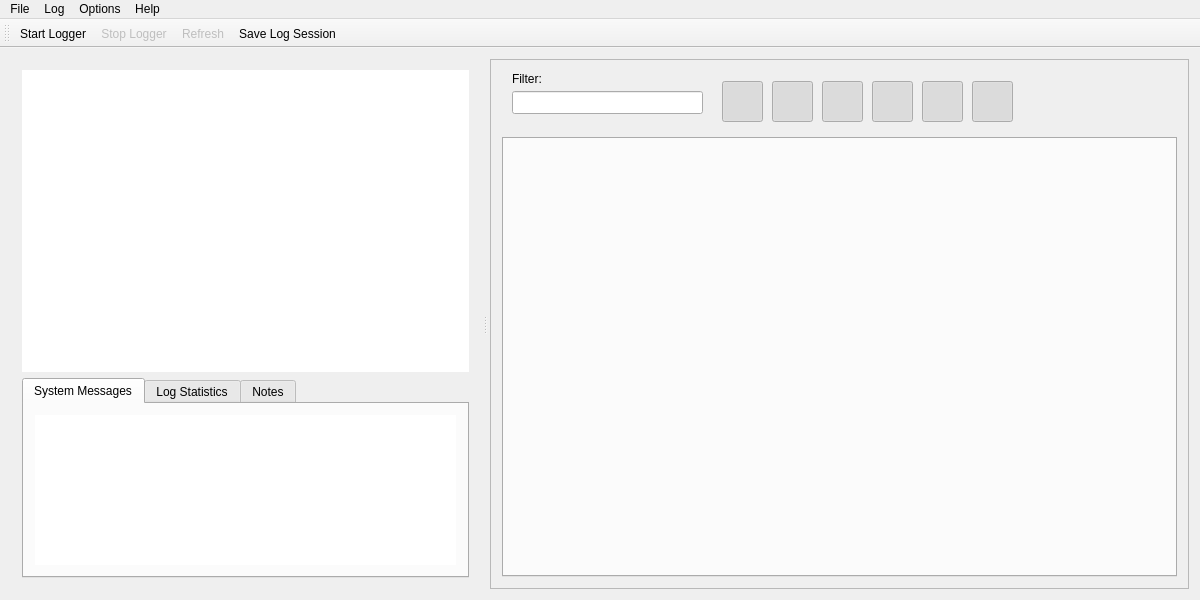
<?xml version="1.0" encoding="UTF-8"?>
<ui version="4.0">
 <class>MainWindow</class>
 <widget class="QMainWindow" name="MainWindow">
  <property name="geometry">
   <rect>
    <x>0</x>
    <y>0</y>
    <width>1200</width>
    <height>600</height>
   </rect>
  </property>
  <property name="sizePolicy">
   <sizepolicy hsizetype="Maximum" vsizetype="Preferred">
    <horstretch>0</horstretch>
    <verstretch>0</verstretch>
   </sizepolicy>
  </property>
  <property name="windowTitle">
   <string>QtYarprun Logger</string>
  </property>
  <property name="windowIcon">
   <iconset resource="res.qrc">
    <normaloff>:/logo.svg</normaloff>:/logo.svg</iconset>
  </property>
  <widget class="QWidget" name="centralWidget">
   <layout class="QVBoxLayout" name="verticalLayout_4">
    <item>
     <widget class="QSplitter" name="splitter">
      <property name="sizePolicy">
       <sizepolicy hsizetype="Preferred" vsizetype="Preferred">
        <horstretch>1</horstretch>
        <verstretch>0</verstretch>
       </sizepolicy>
      </property>
      <property name="minimumSize">
       <size>
        <width>0</width>
        <height>0</height>
       </size>
      </property>
      <property name="frameShape">
       <enum>QFrame::NoFrame</enum>
      </property>
      <property name="midLineWidth">
       <number>0</number>
      </property>
      <property name="orientation">
       <enum>Qt::Horizontal</enum>
      </property>
      <property name="handleWidth">
       <number>10</number>
      </property>
      <widget class="QFrame" name="left_frame">
       <property name="sizePolicy">
        <sizepolicy hsizetype="MinimumExpanding" vsizetype="Preferred">
         <horstretch>1</horstretch>
         <verstretch>0</verstretch>
        </sizepolicy>
       </property>
       <property name="minimumSize">
        <size>
         <width>0</width>
         <height>0</height>
        </size>
       </property>
       <property name="frameShape">
        <enum>QFrame::NoFrame</enum>
       </property>
       <property name="frameShadow">
        <enum>QFrame::Sunken</enum>
       </property>
       <property name="lineWidth">
        <number>0</number>
       </property>
       <layout class="QVBoxLayout" name="verticalLayout">
        <item>
         <widget class="QTreeView" name="yarprunTreeView">
          <property name="sizePolicy">
           <sizepolicy hsizetype="Expanding" vsizetype="Expanding">
            <horstretch>5</horstretch>
            <verstretch>5</verstretch>
           </sizepolicy>
          </property>
          <property name="contextMenuPolicy">
           <enum>Qt::CustomContextMenu</enum>
          </property>
          <property name="frameShape">
           <enum>QFrame::NoFrame</enum>
          </property>
          <property name="lineWidth">
           <number>0</number>
          </property>
          <property name="editTriggers">
           <set>QAbstractItemView::NoEditTriggers</set>
          </property>
          <property name="rootIsDecorated">
           <bool>false</bool>
          </property>
          <property name="sortingEnabled">
           <bool>true</bool>
          </property>
          <attribute name="headerVisible">
           <bool>true</bool>
          </attribute>
         </widget>
        </item>
        <item>
         <widget class="QFrame" name="frame_2">
          <property name="sizePolicy">
           <sizepolicy hsizetype="Expanding" vsizetype="Minimum">
            <horstretch>0</horstretch>
            <verstretch>1</verstretch>
           </sizepolicy>
          </property>
          <property name="minimumSize">
           <size>
            <width>0</width>
            <height>200</height>
           </size>
          </property>
          <property name="baseSize">
           <size>
            <width>0</width>
            <height>0</height>
           </size>
          </property>
          <property name="frameShape">
           <enum>QFrame::NoFrame</enum>
          </property>
          <property name="frameShadow">
           <enum>QFrame::Raised</enum>
          </property>
          <layout class="QHBoxLayout" name="horizontalLayout">
           <property name="leftMargin">
            <number>0</number>
           </property>
           <property name="topMargin">
            <number>0</number>
           </property>
           <property name="rightMargin">
            <number>0</number>
           </property>
           <property name="bottomMargin">
            <number>0</number>
           </property>
           <item>
            <widget class="QTabWidget" name="tabWidget">
             <property name="minimumSize">
              <size>
               <width>0</width>
               <height>200</height>
              </size>
             </property>
             <property name="currentIndex">
              <number>0</number>
             </property>
             <widget class="QWidget" name="tab">
              <attribute name="title">
               <string>System Messages</string>
              </attribute>
              <layout class="QVBoxLayout" name="verticalLayout_5">
               <item>
                <widget class="MessageWidget" name="system_message">
                 <property name="frameShape">
                  <enum>QFrame::NoFrame</enum>
                 </property>
                 <property name="frameShadow">
                  <enum>QFrame::Plain</enum>
                 </property>
                </widget>
               </item>
              </layout>
             </widget>
             <widget class="QWidget" name="tab_2">
              <attribute name="title">
               <string>Log Statistics</string>
              </attribute>
              <layout class="QVBoxLayout" name="verticalLayout_6">
               <item>
                <widget class="QPlainTextEdit" name="plainTextEdit_2">
                 <property name="frameShape">
                  <enum>QFrame::NoFrame</enum>
                 </property>
                 <property name="frameShadow">
                  <enum>QFrame::Plain</enum>
                 </property>
                </widget>
               </item>
              </layout>
             </widget>
             <widget class="QWidget" name="tab_3">
              <attribute name="title">
               <string>Notes</string>
              </attribute>
              <layout class="QVBoxLayout" name="verticalLayout_2">
               <item>
                <widget class="QPlainTextEdit" name="plainTextEdit">
                 <property name="frameShape">
                  <enum>QFrame::NoFrame</enum>
                 </property>
                 <property name="frameShadow">
                  <enum>QFrame::Plain</enum>
                 </property>
                </widget>
               </item>
              </layout>
             </widget>
            </widget>
           </item>
          </layout>
         </widget>
        </item>
       </layout>
      </widget>
      <widget class="QFrame" name="right_frame">
       <property name="sizePolicy">
        <sizepolicy hsizetype="Maximum" vsizetype="Preferred">
         <horstretch>3</horstretch>
         <verstretch>0</verstretch>
        </sizepolicy>
       </property>
       <property name="minimumSize">
        <size>
         <width>0</width>
         <height>0</height>
        </size>
       </property>
       <property name="frameShape">
        <enum>QFrame::StyledPanel</enum>
       </property>
       <property name="frameShadow">
        <enum>QFrame::Sunken</enum>
       </property>
       <property name="lineWidth">
        <number>1</number>
       </property>
       <layout class="QVBoxLayout" name="verticalLayout_3">
        <item>
         <widget class="QFrame" name="frame">
          <property name="minimumSize">
           <size>
            <width>0</width>
            <height>60</height>
           </size>
          </property>
          <property name="frameShape">
           <enum>QFrame::NoFrame</enum>
          </property>
          <property name="frameShadow">
           <enum>QFrame::Raised</enum>
          </property>
          <widget class="QPushButton" name="DisplayUnformattedEnable">
           <property name="geometry">
            <rect>
             <x>470</x>
             <y>10</y>
             <width>41</width>
             <height>41</height>
            </rect>
           </property>
           <property name="text">
            <string/>
           </property>
           <property name="icon">
            <iconset resource="res.qrc">
             <normaloff>:/images/all_b.png</normaloff>
             <normalon>:/images/all.png</normalon>:/images/all_b.png</iconset>
           </property>
           <property name="iconSize">
            <size>
             <width>32</width>
             <height>32</height>
            </size>
           </property>
           <property name="checkable">
            <bool>true</bool>
           </property>
           <property name="checked">
            <bool>true</bool>
           </property>
           <property name="autoDefault">
            <bool>false</bool>
           </property>
           <property name="default">
            <bool>false</bool>
           </property>
           <property name="flat">
            <bool>false</bool>
           </property>
          </widget>
          <widget class="QPushButton" name="DisplayWarningEnable">
           <property name="geometry">
            <rect>
             <x>270</x>
             <y>10</y>
             <width>41</width>
             <height>41</height>
            </rect>
           </property>
           <property name="text">
            <string/>
           </property>
           <property name="icon">
            <iconset resource="res.qrc">
             <normaloff>:/images/warning_b.png</normaloff>
             <normalon>:/images/warning.png</normalon>:/images/warning_b.png</iconset>
           </property>
           <property name="iconSize">
            <size>
             <width>32</width>
             <height>32</height>
            </size>
           </property>
           <property name="checkable">
            <bool>true</bool>
           </property>
           <property name="checked">
            <bool>true</bool>
           </property>
           <property name="autoDefault">
            <bool>false</bool>
           </property>
           <property name="default">
            <bool>false</bool>
           </property>
           <property name="flat">
            <bool>false</bool>
           </property>
          </widget>
          <widget class="QPushButton" name="DisplayInfoEnable">
           <property name="geometry">
            <rect>
             <x>320</x>
             <y>10</y>
             <width>41</width>
             <height>41</height>
            </rect>
           </property>
           <property name="text">
            <string/>
           </property>
           <property name="icon">
            <iconset resource="res.qrc">
             <normaloff>:/images/info_b.png</normaloff>
             <normalon>:/images/info.png</normalon>:/images/info_b.png</iconset>
           </property>
           <property name="iconSize">
            <size>
             <width>32</width>
             <height>32</height>
            </size>
           </property>
           <property name="checkable">
            <bool>true</bool>
           </property>
           <property name="checked">
            <bool>true</bool>
           </property>
           <property name="autoDefault">
            <bool>false</bool>
           </property>
           <property name="default">
            <bool>false</bool>
           </property>
           <property name="flat">
            <bool>false</bool>
           </property>
          </widget>
          <widget class="QPushButton" name="DisplayDebugEnable">
           <property name="geometry">
            <rect>
             <x>370</x>
             <y>10</y>
             <width>41</width>
             <height>41</height>
            </rect>
           </property>
           <property name="text">
            <string/>
           </property>
           <property name="icon">
            <iconset resource="res.qrc">
             <normaloff>:/images/debug_b.png</normaloff>
             <normalon>:/images/debug.png</normalon>:/images/debug_b.png</iconset>
           </property>
           <property name="iconSize">
            <size>
             <width>32</width>
             <height>32</height>
            </size>
           </property>
           <property name="checkable">
            <bool>true</bool>
           </property>
           <property name="checked">
            <bool>true</bool>
           </property>
           <property name="autoDefault">
            <bool>false</bool>
           </property>
           <property name="default">
            <bool>false</bool>
           </property>
           <property name="flat">
            <bool>false</bool>
           </property>
          </widget>
          <widget class="QPushButton" name="DisplayErrorEnable">
           <property name="geometry">
            <rect>
             <x>220</x>
             <y>10</y>
             <width>41</width>
             <height>41</height>
            </rect>
           </property>
           <property name="text">
            <string/>
           </property>
           <property name="icon">
            <iconset resource="res.qrc">
             <normaloff>:/images/error_b.png</normaloff>
             <normalon>:/images/error.png</normalon>:/images/error_b.png</iconset>
           </property>
           <property name="iconSize">
            <size>
             <width>32</width>
             <height>32</height>
            </size>
           </property>
           <property name="checkable">
            <bool>true</bool>
           </property>
           <property name="checked">
            <bool>true</bool>
           </property>
           <property name="autoDefault">
            <bool>false</bool>
           </property>
           <property name="default">
            <bool>false</bool>
           </property>
           <property name="flat">
            <bool>false</bool>
           </property>
          </widget>
          <widget class="QLabel" name="label_2">
           <property name="geometry">
            <rect>
             <x>10</x>
             <y>0</y>
             <width>51</width>
             <height>16</height>
            </rect>
           </property>
           <property name="text">
            <string>Filter:</string>
           </property>
          </widget>
          <widget class="QLineEdit" name="filterLineEdit">
           <property name="geometry">
            <rect>
             <x>10</x>
             <y>20</y>
             <width>191</width>
             <height>23</height>
            </rect>
           </property>
          </widget>
          <widget class="QPushButton" name="DisplayTraceEnable">
           <property name="geometry">
            <rect>
             <x>420</x>
             <y>10</y>
             <width>41</width>
             <height>41</height>
            </rect>
           </property>
           <property name="text">
            <string/>
           </property>
           <property name="icon">
            <iconset resource="res.qrc">
             <normaloff>:/images/trace_b.png</normaloff>
             <normalon>:/images/trace.png</normalon>:/images/trace_b.png</iconset>
           </property>
           <property name="iconSize">
            <size>
             <width>32</width>
             <height>32</height>
            </size>
           </property>
           <property name="checkable">
            <bool>true</bool>
           </property>
           <property name="checked">
            <bool>true</bool>
           </property>
           <property name="autoDefault">
            <bool>false</bool>
           </property>
           <property name="default">
            <bool>false</bool>
           </property>
           <property name="flat">
            <bool>false</bool>
           </property>
          </widget>
         </widget>
        </item>
        <item>
         <widget class="QTabWidget" name="logtabs">
          <property name="baseSize">
           <size>
            <width>580</width>
            <height>0</height>
           </size>
          </property>
          <property name="currentIndex">
           <number>-1</number>
          </property>
          <property name="tabsClosable">
           <bool>true</bool>
          </property>
         </widget>
        </item>
       </layout>
      </widget>
     </widget>
    </item>
   </layout>
  </widget>
  <widget class="QMenuBar" name="menuBar">
   <property name="geometry">
    <rect>
     <x>0</x>
     <y>0</y>
     <width>1200</width>
     <height>30</height>
    </rect>
   </property>
   <widget class="QMenu" name="menuFile">
    <property name="title">
     <string>File</string>
    </property>
    <addaction name="actionStart_Logger"/>
    <addaction name="actionStop_Logger"/>
    <addaction name="actionRefresh"/>
    <addaction name="separator"/>
    <addaction name="actionSave_Log"/>
    <addaction name="actionLoad_Log"/>
    <addaction name="separator"/>
    <addaction name="actionClear"/>
   </widget>
   <widget class="QMenu" name="menuOptions">
    <property name="title">
     <string>Options</string>
    </property>
    <addaction name="actionShow_YarprunTimestamps"/>
    <addaction name="actionShow_LocalTimestamps"/>
    <addaction name="actionShow_System_Time"/>
    <addaction name="actionShow_Network_Time"/>
    <addaction name="actionShow_Custom_Time"/>
    <addaction name="actionShow_Log_Level"/>
    <addaction name="actionShow_Filename"/>
    <addaction name="actionShow_Line_Number"/>
    <addaction name="actionShow_Function"/>
    <addaction name="actionShow_Hostname"/>
    <addaction name="actionShow_Pid"/>
    <addaction name="actionShow_Cmd"/>
    <addaction name="actionShow_Args"/>
    <addaction name="actionShow_Thread_Id"/>
    <addaction name="actionShow_Component"/>
    <addaction name="actionShow_Id"/>
    <addaction name="separator"/>
    <addaction name="actionShow_Colors"/>
    <addaction name="actionShow_Grid"/>
    <addaction name="separator"/>
    <addaction name="actionShow_Mute_Ports"/>
    <addaction name="separator"/>
    <addaction name="actionAdvanced"/>
   </widget>
   <widget class="QMenu" name="menuHelp">
    <property name="title">
     <string>Help</string>
    </property>
    <addaction name="actionAbout_QtYarpLogger"/>
    <addaction name="separator"/>
    <addaction name="actionAbout_QtYarpLogger_2"/>
   </widget>
   <widget class="QMenu" name="menuLog">
    <property name="title">
     <string>Log</string>
    </property>
    <addaction name="actionClear_current_log"/>
    <addaction name="actionExport_current_log_to_text_file"/>
    <addaction name="actionDisable_current_log"/>
    <addaction name="actionReset_current_log_error_warning_counters"/>
   </widget>
   <addaction name="menuFile"/>
   <addaction name="menuLog"/>
   <addaction name="menuOptions"/>
   <addaction name="menuHelp"/>
  </widget>
  <widget class="QToolBar" name="mainToolBar">
   <attribute name="toolBarArea">
    <enum>TopToolBarArea</enum>
   </attribute>
   <attribute name="toolBarBreak">
    <bool>false</bool>
   </attribute>
   <addaction name="actionStart_Logger"/>
   <addaction name="actionStop_Logger"/>
   <addaction name="actionRefresh"/>
   <addaction name="actionSave_Log"/>
  </widget>
  <action name="actionAbout_QtYarpLogger">
   <property name="text">
    <string>Help</string>
   </property>
  </action>
  <action name="actionShow_YarprunTimestamps">
   <property name="checkable">
    <bool>true</bool>
   </property>
   <property name="checked">
    <bool>true</bool>
   </property>
   <property name="text">
    <string>Show Yarprun Timestamps</string>
   </property>
  </action>
  <action name="actionSave_Log">
   <property name="icon">
    <iconset resource="res.qrc">
     <normaloff>:/images/save.png</normaloff>:/images/save.png</iconset>
   </property>
   <property name="text">
    <string>Save Log Session</string>
   </property>
  </action>
  <action name="actionLoad_Log">
   <property name="text">
    <string>Load Log Session</string>
   </property>
  </action>
  <action name="actionStart_Logger">
   <property name="icon">
    <iconset resource="res.qrc">
     <normaloff>:/images/run.png</normaloff>:/images/run.png</iconset>
   </property>
   <property name="text">
    <string>Start Logger</string>
   </property>
  </action>
  <action name="actionAbout_QtYarpLogger_2">
   <property name="text">
    <string>about QtYarpLogger</string>
   </property>
  </action>
  <action name="actionStop_Logger">
   <property name="enabled">
    <bool>false</bool>
   </property>
   <property name="icon">
    <iconset resource="res.qrc">
     <normaloff>:/images/stop.png</normaloff>:/images/stop.png</iconset>
   </property>
   <property name="text">
    <string>Stop Logger</string>
   </property>
  </action>
  <action name="actionShow_Log_Level">
   <property name="checkable">
    <bool>true</bool>
   </property>
   <property name="checked">
    <bool>true</bool>
   </property>
   <property name="text">
    <string>Show Log Level</string>
   </property>
  </action>
  <action name="actionShow_Colors">
   <property name="checkable">
    <bool>true</bool>
   </property>
   <property name="checked">
    <bool>true</bool>
   </property>
   <property name="text">
    <string>Show Colors</string>
   </property>
  </action>
  <action name="actionShow_Grid">
   <property name="checkable">
    <bool>true</bool>
   </property>
   <property name="checked">
    <bool>true</bool>
   </property>
   <property name="text">
    <string>Show Grid</string>
   </property>
  </action>
  <action name="actionAdvanced">
   <property name="text">
    <string>Advanced...</string>
   </property>
  </action>
  <action name="actionShow_Mute_Ports">
   <property name="checkable">
    <bool>true</bool>
   </property>
   <property name="checked">
    <bool>true</bool>
   </property>
   <property name="text">
    <string>Show Mute Ports</string>
   </property>
  </action>
  <action name="actionRefresh">
   <property name="enabled">
    <bool>false</bool>
   </property>
   <property name="icon">
    <iconset resource="res.qrc">
     <normaloff>:/images/progress.png</normaloff>:/images/progress.png</iconset>
   </property>
   <property name="text">
    <string>Refresh</string>
   </property>
  </action>
  <action name="actionClear">
   <property name="text">
    <string>Clear Session</string>
   </property>
  </action>
  <action name="actionShow_LocalTimestamps">
   <property name="checkable">
    <bool>true</bool>
   </property>
   <property name="checked">
    <bool>true</bool>
   </property>
   <property name="text">
    <string>Show Local Timestamps</string>
   </property>
  </action>
  <action name="actionClear_current_log">
   <property name="text">
    <string>Clear current log</string>
   </property>
  </action>
  <action name="actionExport_current_log_to_text_file">
   <property name="text">
    <string>Export current log to text file</string>
   </property>
  </action>
  <action name="actionDisable_current_log">
   <property name="text">
    <string>Enable/Disable current log</string>
   </property>
  </action>
  <action name="actionReset_current_log_error_warning_counters">
   <property name="text">
    <string>Reset error/warning counters</string>
   </property>
  </action>
  <action name="actionShow_Filename">
   <property name="checkable">
    <bool>true</bool>
   </property>
   <property name="text">
    <string>Show Filename</string>
   </property>
  </action>
  <action name="actionShow_Line_Number">
   <property name="checkable">
    <bool>true</bool>
   </property>
   <property name="text">
    <string>Show Line Number</string>
   </property>
  </action>
  <action name="actionShow_Function">
   <property name="checkable">
    <bool>true</bool>
   </property>
   <property name="text">
    <string>Show Function</string>
   </property>
  </action>
  <action name="actionShow_Thread_Id">
   <property name="checkable">
    <bool>true</bool>
   </property>
   <property name="text">
    <string>Show Thread Id</string>
   </property>
  </action>
  <action name="actionShow_Component">
   <property name="checkable">
    <bool>true</bool>
   </property>
   <property name="checked">
    <bool>true</bool>
   </property>
   <property name="text">
    <string>Show Component</string>
   </property>
  </action>
  <action name="actionShow_Id">
   <property name="checkable">
    <bool>true</bool>
   </property>
   <property name="checked">
    <bool>true</bool>
   </property>
   <property name="text">
    <string>Show Id</string>
   </property>
  </action>
  <action name="actionShow_System_Time">
   <property name="checkable">
    <bool>true</bool>
   </property>
   <property name="text">
    <string>Show System Time</string>
   </property>
  </action>
  <action name="actionShow_Network_Time">
   <property name="checkable">
    <bool>true</bool>
   </property>
   <property name="text">
    <string>Show Network Time</string>
   </property>
  </action>
  <action name="actionShow_Custom_Time">
   <property name="checkable">
    <bool>true</bool>
   </property>
   <property name="text">
    <string>Show External Time</string>
   </property>
  </action>
  <action name="actionShow_Hostname">
   <property name="checkable">
    <bool>true</bool>
   </property>
   <property name="text">
    <string>Show Hostname</string>
   </property>
  </action>
  <action name="actionShow_Pid">
   <property name="checkable">
    <bool>true</bool>
   </property>
   <property name="text">
    <string>Show Pid</string>
   </property>
  </action>
  <action name="actionShow_Cmd">
   <property name="checkable">
    <bool>true</bool>
   </property>
   <property name="text">
    <string>Show Cmd</string>
   </property>
  </action>
  <action name="actionShow_Args">
   <property name="checkable">
    <bool>true</bool>
   </property>
   <property name="text">
    <string>Show Args</string>
   </property>
  </action>
 </widget>
 <layoutdefault spacing="6" margin="11"/>
 <customwidgets>
  <customwidget>
   <class>MessageWidget</class>
   <extends>QListWidget</extends>
   <header>messageWidget.h</header>
  </customwidget>
 </customwidgets>
 <resources>
  <include location="res.qrc"/>
 </resources>
 <connections/>
</ui>
